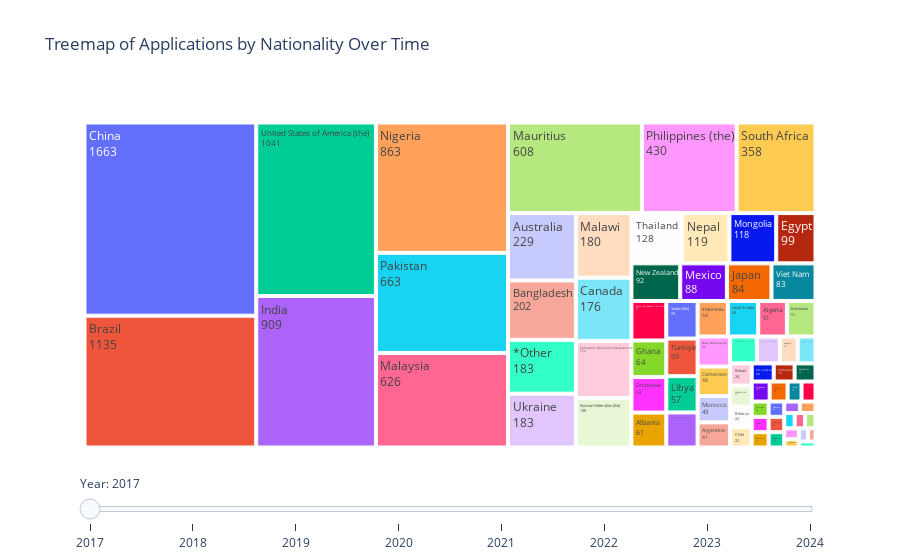

Notebook code for this chart:
### Markdown cell above
## Treemap for Nationalities Over Time
The treemap visualizes the distribution of total applications by nationality from **2017 to 2024**. Each year can be individually explored using the interactive slider provided. This visualization allows for a clearer understanding of how application patterns have shifted across different nationalities over time.

The treemap dynamically displays the total number of applications for each nationality in the dataset, where larger sections represent a higher volume of applications. The interactive slider enables users to explore yearly changes, making it easier to identify trends, emerging patterns, and significant fluctuations for specific nationalities.

### Code cell
import plotly.graph_objects as go

# Create a base figure object
fig = go.Figure()

# Generate frames for each year
for year in sorted(treemap_data_yearly['Year'].unique()):
    filtered_data = treemap_data_yearly[treemap_data_yearly['Year'] == year]
    fig.add_trace(
        go.Treemap(
            labels=filtered_data['Nationality'],
            parents=[""] * len(filtered_data),
            values=filtered_data['Applications'],
            textinfo="label+value",
            visible=(year == sorted(treemap_data_yearly['Year'].unique())[0]),  # Show only the first year by default
        )
    )

# Create a slider for year selection
steps = []
for i, year in enumerate(sorted(treemap_data_yearly['Year'].unique())):
    step = {
        "method": "update",
        "args": [{"visible": [i == j for j in range(len(fig.data))]},
                 {"title": f"Treemap of Applications by Nationality - {year}"}],
        "label": str(year)
    }
    steps.append(step)

# Update the layout to include the slider
fig.update_layout(
    title="Treemap of Applications by Nationality Over Time",
    sliders=[{
        "active": 0,
        "currentvalue": {"prefix": "Year: "},
        "steps": steps
    }]
)

# Display the interactive treemap with a slider
fig.show()

### Figure 1 — Plotly figure (JSON) as saved in the notebook; plotly's stock layout.template omitted (floating-point values rounded to 4 significant figures; data arrays with more than 128 entries replaced by an {"elided": "..."} marker saying what was removed)
{"data": [{"labels": {"elided": "220 str values"}, "parents": {"elided": "220 str values"}, "textinfo": "label+value", "type": "treemap", "values": {"elided": "220 int values"}, "visible": true}, {"labels": {"elided": "220 str values"}, "parents": {"elided": "220 str values"}, "textinfo": "label+value", "type": "treemap", "values": {"elided": "220 int values"}, "visible": false}, {"labels": {"elided": "220 str values"}, "parents": {"elided": "220 str values"}, "textinfo": "label+value", "type": "treemap", "values": {"elided": "220 int values"}, "visible": false}, {"labels": {"elided": "220 str values"}, "parents": {"elided": "220 str values"}, "textinfo": "label+value", "type": "treemap", "values": {"elided": "220 int values"}, "visible": false}, {"labels": {"elided": "220 str values"}, "parents": {"elided": "220 str values"}, "textinfo": "label+value", "type": "treemap", "values": {"elided": "220 int values"}, "visible": false}, {"labels": {"elided": "220 str values"}, "parents": {"elided": "220 str values"}, "textinfo": "label+value", "type": "treemap", "values": {"elided": "220 int values"}, "visible": false}, {"labels": {"elided": "220 str values"}, "parents": {"elided": "220 str values"}, "textinfo": "label+value", "type": "treemap", "values": {"elided": "220 int values"}, "visible": false}, {"labels": {"elided": "220 str values"}, "parents": {"elided": "220 str values"}, "textinfo": "label+value", "type": "treemap", "values": {"elided": "220 int values"}, "visible": false}], "layout": {"sliders": [{"active": 0, "currentvalue": {"prefix": "Year: "}, "steps": [{"args": [{"visible": [true, false, false, false, false, false, false, false]}, {"title": "Treemap of Applications by Nationality - 2017"}], "label": "2017", "method": "update"}, {"args": [{"visible": [false, true, false, false, false, false, false, false]}, {"title": "Treemap of Applications by Nationality - 2018"}], "label": "2018", "method": "update"}, {"args": [{"visible": [false, false, true, false, false, false, false, false]}, {"title": "Treemap of Applications by Nationality - 2019"}], "label": "2019", "method": "update"}, {"args": [{"visible": [false, false, false, true, false, false, false, false]}, {"title": "Treemap of Applications by Nationality - 2020"}], "label": "2020", "method": "update"}, {"args": [{"visible": [false, false, false, false, true, false, false, false]}, {"title": "Treemap of Applications by Nationality - 2021"}], "label": "2021", "method": "update"}, {"args": [{"visible": [false, false, false, false, false, true, false, false]}, {"title": "Treemap of Applications by Nationality - 2022"}], "label": "2022", "method": "update"}, {"args": [{"visible": [false, false, false, false, false, false, true, false]}, {"title": "Treemap of Applications by Nationality - 2023"}], "label": "2023", "method": "update"}, {"args": [{"visible": [false, false, false, false, false, false, false, true]}, {"title": "Treemap of Applications by Nationality - 2024"}], "label": "2024", "method": "update"}]}], "title": {"text": "Treemap of Applications by Nationality Over Time"}}}
